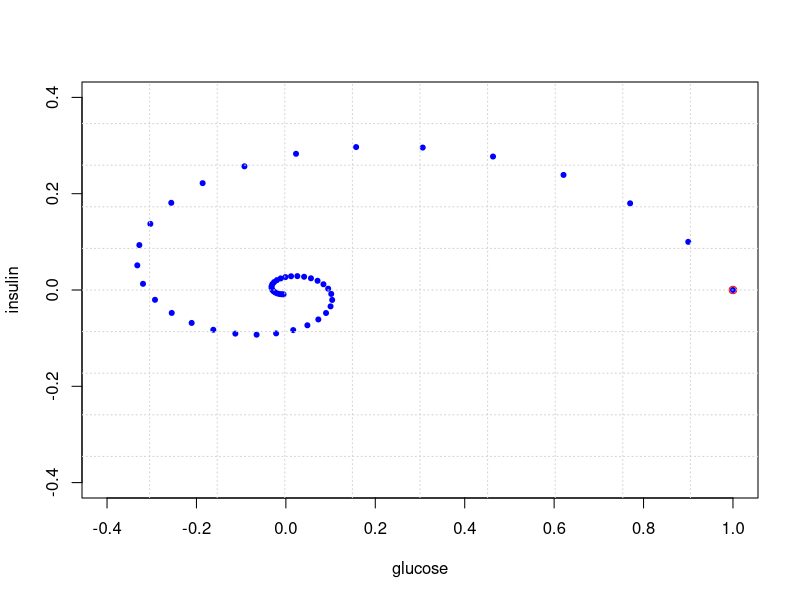
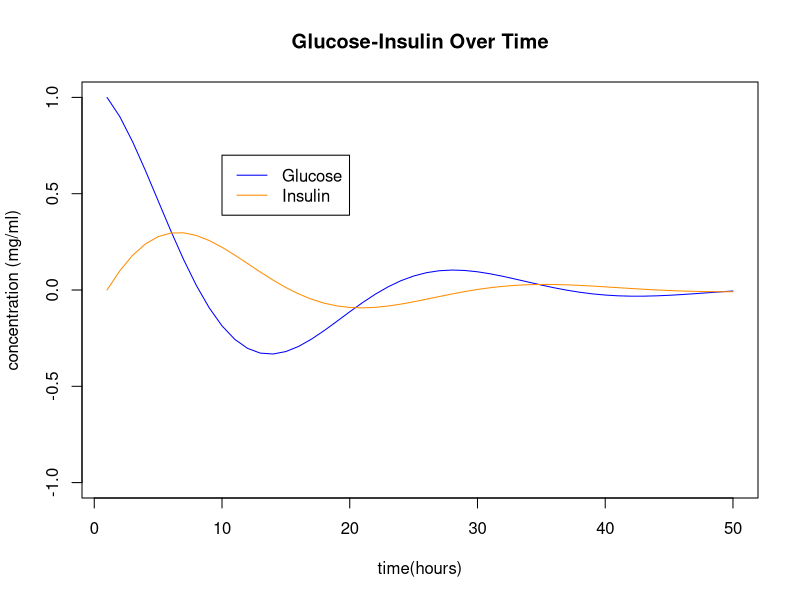

These charts were generated, in order, by the following R code:
## ---- chunk 1
require(pracma)
## ---- chunk 2
A = cbind(c(.9,.1),c(-.4,.9))
start = c(1,0)
N = 50

X = matrix(0,nrow=2,ncol=N)
X[,1] = start

for (i in 2:N) {X[,i] = A %*% X[,i-1]}
plot(X[1,],X[2,],col='blue',xlim=c(-0.4,1.0),ylim=c(-0.4,0.4),xlab='glucose',ylab='insulin',pch=20,cex=1)
points(start[1],start[2],col="red")
grid(nx=10,ny=10)
## ---- chunk 3
t = seq(1,N)
plot(t,X[1,],type='l',col='blue',ylim=c(-1,1),ylab="concentration (mg/ml)",xlab="time(hours)",main="Glucose-Insulin Over Time")
lines(t,X[2,],col='darkorange')
legend(10, 0.7, legend=c("Glucose", "Insulin"), col=c("blue", "darkorange"), lty=1)
